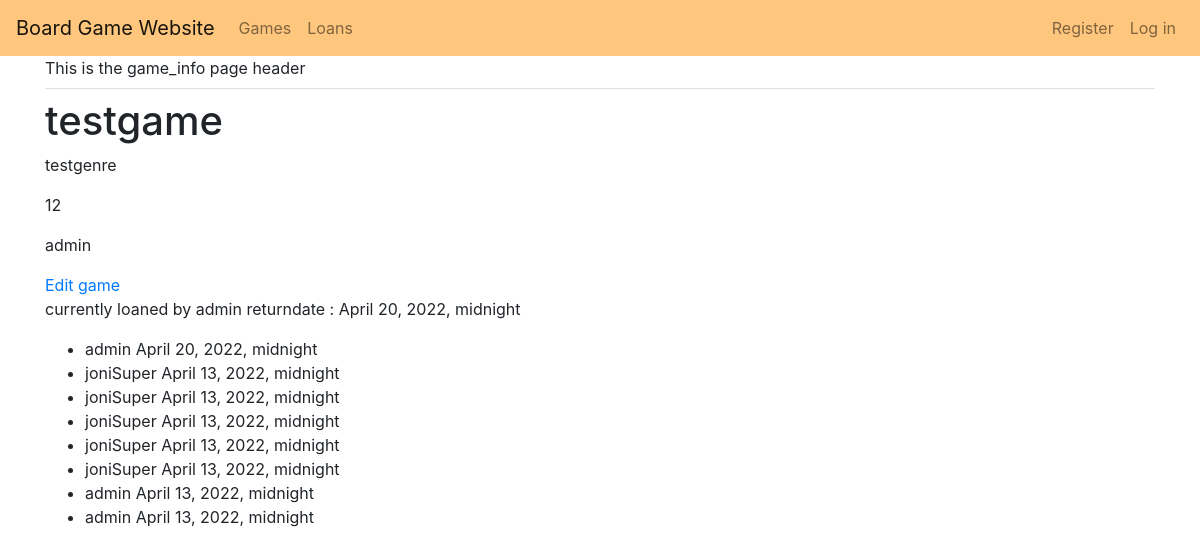
Page /games/4/ on the committed database.
### board_games/models.py (models this page shows, shortened)
class BoardGame(models.Model):
    game = models.CharField(max_length=100)
    genre = models.CharField(max_length=200)
    year_published = models.IntegerField()
    owner = models.ForeignKey(User, on_delete=models.CASCADE)
    loaned = models.BooleanField(null=True)

class GameLoan(models.Model):
    game = models.ForeignKey(BoardGame, on_delete=models.CASCADE)
    owner = models.ForeignKey(User, on_delete=models.CASCADE)
    date_loaned = models.DateTimeField(auto_now_add=True)
    return_date = models.DateTimeField()

### board_games/views.py (the view)
# urls.py: path("games/<int:game_id>/", views.game_info, name="game_info"),
def game_info(request, game_id):
    game = BoardGame.objects.get(id=game_id)
    loans = GameLoan.objects.filter(game=game).order_by("-return_date")
    context = {"game": game, "loans": loans}
    return render(request, "board_games/game_info.html", context)

### board_games/templates/board_games/game_info.html
{% extends 'board_games/base.html' %}
{% block page_header %}
This is the game_info page header
{% endblock page_header %}
{% block content %}
<h1>{{game.game}}</h1>
<p>{{game.genre}}</p>
<p>{{game.year_published}}</p>
<p>{{game.owner}}</p>
<a href="{% url 'board_games:edit_game' game.id %}">Edit game</a>
{% if not game.loaned %}
<a href="{% url 'board_games:add_loan' game.id %}">Loan game</a>
{% else %}
<p>
    currently loaned by {{ loans.first.owner }} returndate : {{ loans.first.return_date }}
</p>
{% endif %}
<ul>
    {% for loan in loans %}
    <li>
        {{ loan.owner }}
        {{ loan.return_date }}
    </li>
    {% endfor %}
</ul>
{% endblock content %}

### rows in the picture
BoardGame: game "testgame", genre "testgenre", year_published "12", owner "admin"
GameLoan: first.owner "admin", first.return_date "April 20, 2022, midnight", owner "admin", return_date "April 20, 2022, midnight"
GameLoan: owner "joniSuper", return_date "April 13, 2022, midnight"
GameLoan: owner "joniSuper", return_date "April 13, 2022, midnight"
GameLoan: owner "joniSuper", return_date "April 13, 2022, midnight"
GameLoan: owner "joniSuper", return_date "April 13, 2022, midnight"
GameLoan: owner "joniSuper", return_date "April 13, 2022, midnight"
GameLoan: owner "admin", return_date "April 13, 2022, midnight"
GameLoan: owner "admin", return_date "April 13, 2022, midnight"
